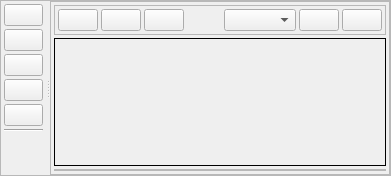
         <widget class="QFrame" name="frame">
          <property name="frameShape">
           <enum>QFrame::StyledPanel</enum>
          </property>
          <property name="frameShadow">
           <enum>QFrame::Raised</enum>
          </property>
          <layout class="QVBoxLayout" name="verticalLayout_2">
           <property name="spacing">
            <number>0</number>
           </property>
           <property name="leftMargin">
            <number>0</number>
           </property>
           <property name="topMargin">
            <number>0</number>
           </property>
           <property name="rightMargin">
            <number>0</number>
           </property>
           <property name="bottomMargin">
            <number>0</number>
           </property>
           <item>
            <widget class="QSplitter" name="splitter_2">
             <property name="sizePolicy">
              <sizepolicy hsizetype="Expanding" vsizetype="Preferred">
               <horstretch>0</horstretch>
               <verstretch>0</verstretch>
              </sizepolicy>
             </property>
             <property name="orientation">
              <enum>Qt::Horizontal</enum>
             </property>
             <widget class="QFrame" name="frame_4">
              <property name="sizePolicy">
               <sizepolicy hsizetype="Maximum" vsizetype="Preferred">
                <horstretch>0</horstretch>
                <verstretch>0</verstretch>
               </sizepolicy>
              </property>
              <property name="maximumSize">
               <size>
                <width>45</width>
                <height>16777215</height>
               </size>
              </property>
              <layout class="QGridLayout" name="gridLayout">
               <property name="leftMargin">
                <number>3</number>
               </property>
               <property name="topMargin">
                <number>3</number>
               </property>
               <property name="rightMargin">
                <number>3</number>
               </property>
               <property name="bottomMargin">
                <number>3</number>
               </property>
               <property name="spacing">
                <number>3</number>
               </property>
               <item row="2" column="0">
                <widget class="QPushButton" name="pushButton_3">
                 <property name="sizePolicy">
                  <sizepolicy hsizetype="MinimumExpanding" vsizetype="MinimumExpanding">
                   <horstretch>0</horstretch>
                   <verstretch>0</verstretch>
                  </sizepolicy>
                 </property>
                 <property name="maximumSize">
                  <size>
                   <width>40</width>
                   <height>40</height>
                  </size>
                 </property>
                 <property name="text">
                  <string/>
                 </property>
                </widget>
               </item>
               <item row="1" column="0">
                <widget class="QPushButton" name="pushButton_2">
                 <property name="sizePolicy">
                  <sizepolicy hsizetype="MinimumExpanding" vsizetype="MinimumExpanding">
                   <horstretch>0</horstretch>
                   <verstretch>0</verstretch>
                  </sizepolicy>
                 </property>
                 <property name="maximumSize">
                  <size>
                   <width>40</width>
                   <height>40</height>
                  </size>
                 </property>
                 <property name="text">
                  <string/>
                 </property>
                </widget>
               </item>
               <item row="0" column="0">
                <widget class="QPushButton" name="pushButton">
                 <property name="sizePolicy">
                  <sizepolicy hsizetype="MinimumExpanding" vsizetype="MinimumExpanding">
                   <horstretch>0</horstretch>
                   <verstretch>0</verstretch>
                  </sizepolicy>
                 </property>
                 <property name="maximumSize">
                  <size>
                   <width>40</width>
                   <height>40</height>
                  </size>
                 </property>
                 <property name="text">
                  <string/>
                 </property>
                </widget>
               </item>
               <item row="6" column="0">
                <spacer name="verticalSpacer_4">
                 <property name="orientation">
                  <enum>Qt::Vertical</enum>
                 </property>
                 <property name="sizeHint" stdset="0">
                  <size>
                   <width>20</width>
                   <height>40</height>
                  </size>
                 </property>
                </spacer>
               </item>
               <item row="3" column="0">
                <widget class="QPushButton" name="pushButton_4">
                 <property name="sizePolicy">
                  <sizepolicy hsizetype="MinimumExpanding" vsizetype="MinimumExpanding">
                   <horstretch>0</horstretch>
                   <verstretch>0</verstretch>
                  </sizepolicy>
                 </property>
                 <property name="maximumSize">
                  <size>
                   <width>40</width>
                   <height>40</height>
                  </size>
                 </property>
                 <property name="text">
                  <string/>
                 </property>
                </widget>
               </item>
               <item row="4" column="0">
                <widget class="QPushButton" name="pushButton_5">
                 <property name="sizePolicy">
                  <sizepolicy hsizetype="MinimumExpanding" vsizetype="MinimumExpanding">
                   <horstretch>0</horstretch>
                   <verstretch>0</verstretch>
                  </sizepolicy>
                 </property>
                 <property name="maximumSize">
                  <size>
                   <width>40</width>
                   <height>40</height>
                  </size>
                 </property>
                 <property name="text">
                  <string/>
                 </property>
                </widget>
               </item>
               <item row="5" column="0">
                <widget class="Line" name="line">
                 <property name="orientation">
                  <enum>Qt::Horizontal</enum>
                 </property>
                </widget>
               </item>
              </layout>
             </widget>
             <widget class="QFrame" name="frame_6">
              <property name="sizePolicy">
               <sizepolicy hsizetype="Expanding" vsizetype="Preferred">
                <horstretch>0</horstretch>
                <verstretch>0</verstretch>
               </sizepolicy>
              </property>
              <property name="frameShape">
               <enum>QFrame::StyledPanel</enum>
              </property>
              <property name="frameShadow">
               <enum>QFrame::Raised</enum>
              </property>
              <layout class="QVBoxLayout" name="verticalLayout_15">
               <property name="spacing">
                <number>3</number>
               </property>
               <property name="leftMargin">
                <number>3</number>
               </property>
               <property name="topMargin">
                <number>3</number>
               </property>
               <property name="rightMargin">
                <number>3</number>
               </property>
               <property name="bottomMargin">
                <number>3</number>
               </property>
               <item>
                <widget class="QFrame" name="top_bar_frame">
                 <property name="sizePolicy">
                  <sizepolicy hsizetype="Preferred" vsizetype="Maximum">
                   <horstretch>0</horstretch>
                   <verstretch>0</verstretch>
                  </sizepolicy>
                 </property>
                 <property name="frameShape">
                  <enum>QFrame::StyledPanel</enum>
                 </property>
                 <property name="frameShadow">
                  <enum>QFrame::Raised</enum>
                 </property>
                 <layout class="QHBoxLayout" name="horizontalLayout_3">
                  <property name="spacing">
                   <number>3</number>
                  </property>
                  <property name="leftMargin">
                   <number>3</number>
                  </property>
                  <property name="topMargin">
                   <number>3</number>
                  </property>
                  <property name="rightMargin">
                   <number>3</number>
                  </property>
                  <property name="bottomMargin">
                   <number>3</number>
                  </property>
                  <item>
                   <widget class="QPushButton" name="play">
                    <property name="toolTip">
                     <string>Start render</string>
                    </property>
                    <property name="text">
                     <string/>
                    </property>
                   </widget>
                  </item>
                  <item>
                   <widget class="QPushButton" name="pause">
                    <property name="toolTip">
                     <string>Pause render</string>
                    </property>
                    <property name="text">
                     <string/>
                    </property>
                   </widget>
                  </item>
                  <item>
                   <widget class="QPushButton" name="stop">
                    <property name="toolTip">
                     <string>Stop render</string>
                    </property>
                    <property name="text">
                     <string/>
                    </property>
                   </widget>
                  </item>
                  <item>
                   <spacer name="horizontalSpacer">
                    <property name="orientation">
                     <enum>Qt::Horizontal</enum>
                    </property>
                    <property name="sizeHint" stdset="0">
                     <size>
                      <width>40</width>
                      <height>20</height>
                     </size>
                    </property>
                   </spacer>
                  </item>
                  <item>
                   <widget class="QComboBox" name="render_pass"/>
                  </item>
                  <item>
                   <widget class="QPushButton" name="refresh">
                    <property name="toolTip">
                     <string>Reset render</string>
                    </property>
                    <property name="text">
                     <string/>
                    </property>
                   </widget>
                  </item>
                  <item>
                   <widget class="QPushButton" name="save_render">
                    <property name="toolTip">
                     <string>Save current render to disk</string>
                    </property>
                    <property name="text">
                     <string/>
                    </property>
                   </widget>
                  </item>
                 </layout>
                </widget>
               </item>
               <item>
                <widget class="QFrame" name="viewport_frame">
                 <property name="frameShape">
                  <enum>QFrame::Panel</enum>
                 </property>
                 <property name="frameShadow">
                  <enum>QFrame::Plain</enum>
                 </property>
                 <property name="lineWidth">
                  <number>1</number>
                 </property>
                 <layout class="QVBoxLayout" name="verticalLayout_3">
                  <property name="leftMargin">
                   <number>2</number>
                  </property>
                  <property name="topMargin">
                   <number>2</number>
                  </property>
                  <property name="rightMargin">
                   <number>2</number>
                  </property>
                  <property name="bottomMargin">
                   <number>2</number>
                  </property>
                 </layout>
                </widget>
               </item>
               <item>
                <widget class="QFrame" name="progress_frame">
                 <property name="sizePolicy">
                  <sizepolicy hsizetype="Preferred" vsizetype="Maximum">
                   <horstretch>0</horstretch>
                   <verstretch>0</verstretch>
                  </sizepolicy>
                 </property>
                 <property name="frameShape">
                  <enum>QFrame::StyledPanel</enum>
                 </property>
                 <property name="frameShadow">
                  <enum>QFrame::Raised</enum>
                 </property>
                 <layout class="QVBoxLayout" name="verticalLayout_4">
                  <property name="spacing">
                   <number>3</number>
                  </property>
                  <property name="leftMargin">
                   <number>0</number>
                  </property>
                  <property name="topMargin">
                   <number>0</number>
                  </property>
                  <property name="rightMargin">
                   <number>0</number>
                  </property>
                  <property name="bottomMargin">
                   <number>0</number>
                  </property>
                 </layout>
                </widget>
               </item>
              </layout>
             </widget>
            </widget>
           </item>
          </layout>
         </widget>
